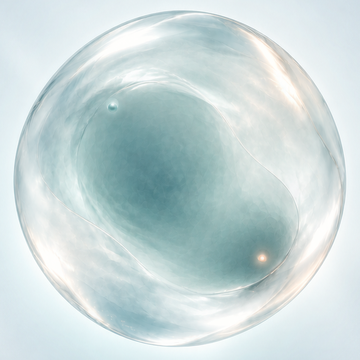
#> input picture verification/final-art-025-material-test/k2-authority-study/a-authority-b-internal-study.png, 360 x 360 px; the run also reads 1 picture not shown here
$ python build_k2_authored_optical_field.py
#> lines starting #> are read from the running program, lines starting #| are printed output that depends on the picture; after the words box and inside, x2 and y2 are one past the last pixel; in counts of white or black regions, pixels touching at a corner belong together
#!/usr/bin/env python3
"""Build a fixed-view authored optical fit for the selected K2 candidate.

This is a verification-only factorization, not a unique physical recovery.
"""
from __future__ import annotations

import hashlib
import json
from pathlib import Path

import numpy as np
from PIL import Image, ImageFilter

ROOT = Path(__file__).resolve().parent
SOURCE = ROOT / "k2-authority-study"
OUT = ROOT / "k2-authored-optical-field"
SIZE = 360
BG = np.array([224, 235, 239], dtype=np.float64) / 255.0


def read(path: Path, mode: str = "RGB") -> np.ndarray:
#> called with mode = 'RGB'
    return np.asarray(Image.open(path).convert(mode).resize((SIZE, SIZE), Image.Resampling.LANCZOS), dtype=np.float64) / 255.0


def save(path: Path, value: np.ndarray, mode: str = "RGB") -> None:
    Image.fromarray(np.uint8(np.clip(value, 0.0, 1.0) * 255.0 + 0.5), mode).save(path)


def digest(path: Path) -> str:
    return hashlib.sha256(path.read_bytes()).hexdigest()


OUT.mkdir(exist_ok=True)
target = read(SOURCE / "a-authority-b-internal-study.png")
authority = read(SOURCE / "a-authority.png")
mask = read(SOURCE / "b-internal-mask.png")[..., 0]
#> call 3 of read, with mode = 'RGB'
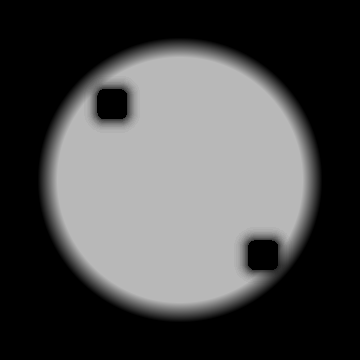
#> input picture verification/final-art-025-material-test/k2-authority-study/b-internal-mask.png, 360 x 360 px
silhouette = read(ROOT / "field-silhouette.png")[..., 0]
#> call 4 of read, with mode = 'RGB'
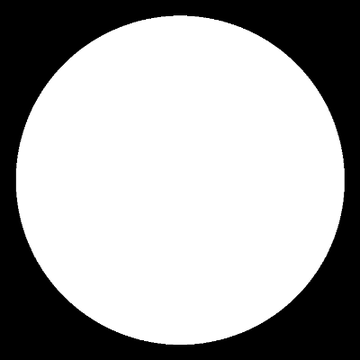
#> input picture verification/final-art-025-material-test/k2-authored-optical-field/field-silhouette.png, 360 x 360 px, found by its file name
core_path = ROOT / "k2-source-study/field-core-mask-candidate.png"
core = read(core_path, "RGBA")[..., 3] if core_path.exists() else np.zeros_like(mask)
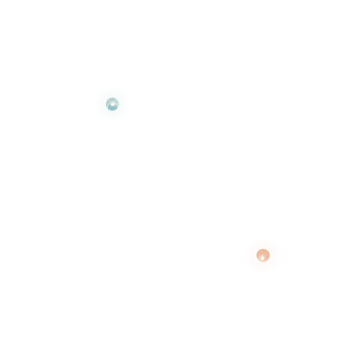
#> input picture verification/final-art-025-material-test/k2-source-study/field-core-mask-candidate.png, 360 x 360 px

yy, xx = np.mgrid[:SIZE, :SIZE]
center = (SIZE - 1) / 2.0
radius = np.sqrt((xx - center) ** 2 + (yy - center) ** 2) / (SIZE * 0.46)
thickness = np.clip(np.sqrt(np.maximum(1.0 - radius * radius, 0.0)), 0.0, 1.0) * silhouette
inside = silhouette > 0.08
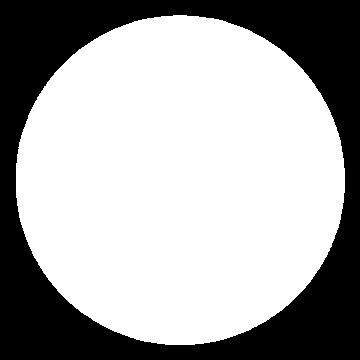
#> inside: shape (360, 360) bool; 65.9% white; 1 black region, box (x1, y1, x2, y2) and area: (0, 0, 360, 360) 44142
luma = np.dot(target, np.array([0.2126, 0.7152, 0.0722]))
bg_luma = float(np.dot(BG, np.array([0.2126, 0.7152, 0.0722])))
depth = np.clip((bg_luma - luma) / np.maximum(thickness, 0.12), 0.0, 1.0) * inside
transmit = BG * np.exp(-depth[..., None] * thickness[..., None] * 1.65)
residual = target - transmit
residual_encoded = np.clip(0.5 + residual * 0.5, 0.0, 1.0)

blurred = np.asarray(Image.fromarray(np.uint8(depth * 255.0)).filter(ImageFilter.GaussianBlur(3)), dtype=np.float64) / 255.0
dy, dx = np.gradient(blurred)
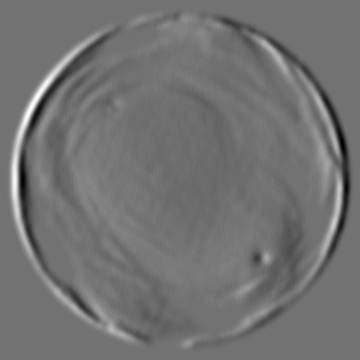
#> dx: shape (360, 360) float64; min -0.0784, max 0.0961, mean 2.68e-21; drawn with min black and max white
scale = max(float(np.percentile(np.abs(np.dstack([dx, dy])[inside]), 95)), 1e-6)
#> scale = 0.0216
refraction = np.dstack([np.clip(0.5 + dx / (2 * scale), 0, 1), np.clip(0.5 + dy / (2 * scale), 0, 1), np.full((SIZE, SIZE), 0.5)])

save(OUT / "field-authority-rgb.png", target)
save(OUT / "field-base-a-authority.png", authority)
save(OUT / "field-optical-depth-authored.png", np.repeat(depth[..., None], 3, axis=2))
save(OUT / "field-thickness-authored.png", np.repeat(thickness[..., None], 3, axis=2))
save(OUT / "field-residual-signed-encoded.png", residual_encoded)
save(OUT / "field-refraction-authored.png", refraction)
save(OUT / "field-silhouette.png", np.repeat(silhouette[..., None], 3, axis=2))
save(OUT / "field-interior-mask.png", np.repeat(mask[..., None], 3, axis=2))
save(OUT / "field-core-mask.png", np.repeat(core[..., None], 3, axis=2))

read_depth = read(OUT / "field-optical-depth-authored.png")[..., 0]
read_thickness = read(OUT / "field-thickness-authored.png")[..., 0]
read_residual = read(OUT / "field-residual-signed-encoded.png") * 2.0 - 1.0
read_reconstructed = np.clip(BG * np.exp(-read_depth[..., None] * read_thickness[..., None] * 1.65) + read_residual, 0.0, 1.0)
error = np.abs(read_reconstructed - target) * 255.0
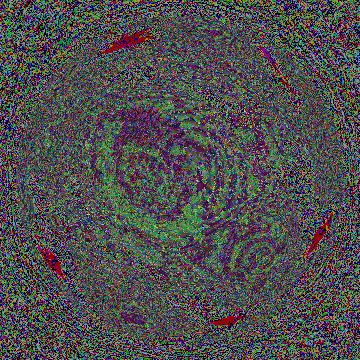
#> error: shape (360, 360, 3) float64; mean R, G, B 0.52, 0.516, 0.516; drawn with min black and max white
protected = (silhouette > 0.90) & (mask < 0.03)
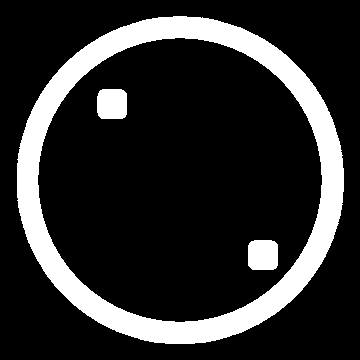
#> protected: shape (360, 360) bool; 17.9% white; 3 white regions, box (x1, y1, x2, y2) and area: (17, 16, 344, 344) 21448, (248, 240, 278, 270) 857, (97, 89, 127, 119) 854
outside = silhouette < 0.06
#> outside: shape (360, 360) bool; 34% white; 1 white region, box (x1, y1, x2, y2) and area: (0, 0, 360, 360) 44109
metrics = {
    "readback_mean_abs_rgb_255": round(float(error.mean()), 6),
    "readback_p95_abs_rgb_255": round(float(np.percentile(error, 95)), 6),
    "readback_max_abs_rgb_255": round(float(error.max()), 6),
    "protected_max_abs_rgb_255_vs_a": round(float(np.abs(read_reconstructed - authority)[protected].max() * 255.0), 6),
    "outside_max_abs_rgb_255_vs_a": round(float(np.abs(read_reconstructed - authority)[outside].max() * 255.0), 6),
    "protected_max_abs_rgb_255_vs_target": round(float(np.abs(read_reconstructed - target)[protected].max() * 255.0), 6),
    "outside_max_abs_rgb_255_vs_target": round(float(np.abs(read_reconstructed - target)[outside].max() * 255.0), 6),
    "interior_mask_coverage": round(float((mask > 0.03).mean()), 6),
}
report = {
    "schema": "mindisle.k2-authored-optical-field.v1",
    "status": "PASS_FIXED_VIEW_AUTHORED_FIELD_READBACK",
    "scope": "selected A+B interior candidate; fixed front view; verification only",
    "authority": "k2-authority-study/a-authority.png",
    "target": "k2-authority-study/a-authority-b-internal-study.png",
    "field_inputs": [p.name for p in sorted(OUT.glob("field-*.png"))],
    "encoding": {
        "depth": "normalized positive optical-depth estimate",
        "residual": "encoded = clamp(0.5 + 0.5 * residual, 0, 1); decoded = encoded * 2 - 1",
        "reconstruction": "background * exp(-depth * thickness * 1.65) + signed_residual",
    },
    "metrics": metrics,
    "limitations": [
        "single-view authored factorization; not unique physical recovery",
        "signed residual contains unresolved reflection/scatter/film contribution",
        "K2 core identity remains frozen authority A",
        "no ProductState, formation/deformation, moving, runtime interpolation, or production migration",
    ],
    "source_provenance": {
        "A": "k2-authority-study/a-authority.png",
        "target": "k2-authority-study/a-authority-b-internal-study.png",
        "B": "k2-authority-study/b-internal-reference.png",
        "interior_mask": "k2-authority-study/b-internal-mask.png",
    },
    "files_sha256": {p.name: digest(p) for p in sorted(OUT.glob("*.png"))},
}
(OUT / "k2-authored-optical-field.json").write_text(json.dumps(report, ensure_ascii=False, indent=2) + "\n")
print(json.dumps({"status": report["status"], "metrics": metrics}, ensure_ascii=False))
#> (printed output is left out)
